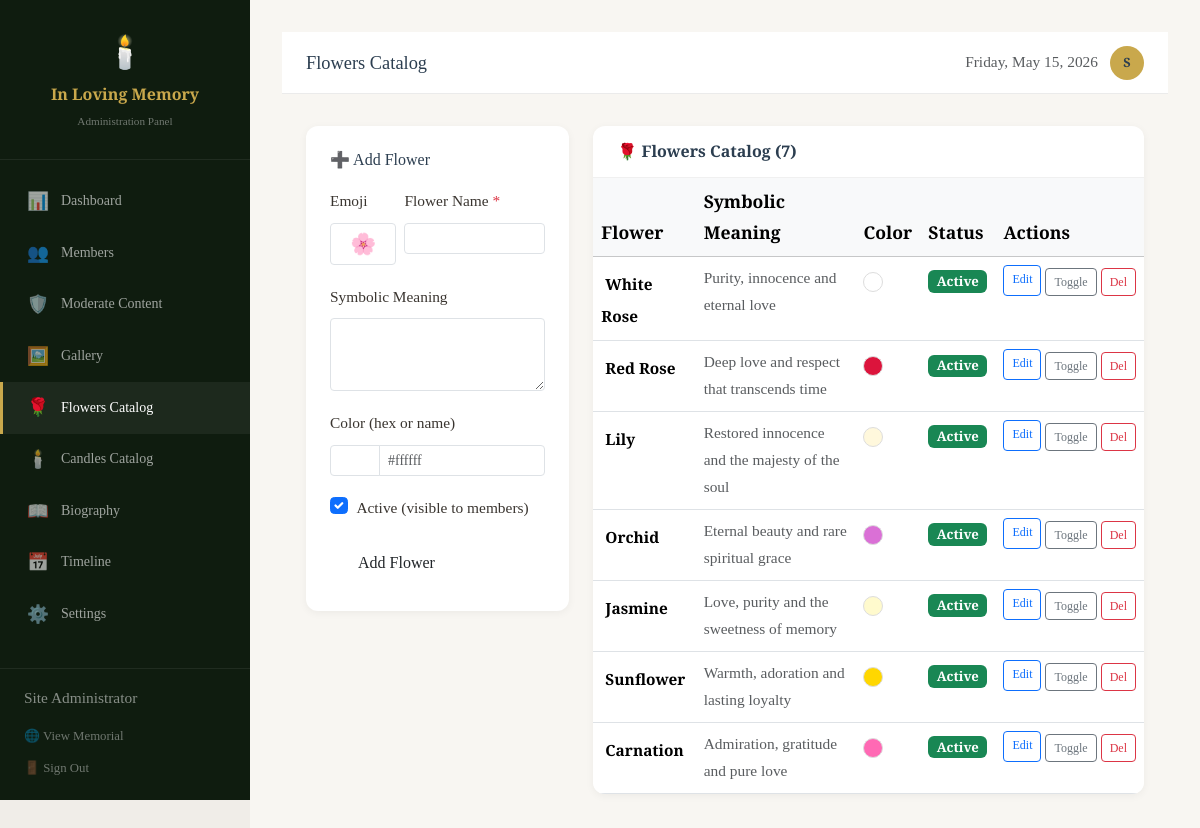
/admin/pages/flowers.php (signed in), run on the app's committed database.
### tables this page shows
CREATE TABLE IF NOT EXISTS `flowers_catalog` (
  `id` INT UNSIGNED AUTO_INCREMENT PRIMARY KEY,
  `flower_name` VARCHAR(80) NOT NULL,
  `symbolic_meaning` TEXT DEFAULT NULL,
  `image` VARCHAR(255) DEFAULT NULL,
  `color` VARCHAR(50) DEFAULT NULL,
  `is_active` TINYINT(1) DEFAULT 1
);

### admin/pages/flowers.php (the view, shortened to what this page needs)
<?php
$db = getDB();
$flowers = $db->query("SELECT * FROM flowers_catalog ORDER BY id ASC")->fetchAll();
$editFlower = null;
include '../includes/header.php';
?>
<div class="row g-4">
    <div class="col-md-4">
        <div class="admin-card p-4">
            <h6 class="mb-3"><?= $editFlower ? '✏️ Edit Flower' : '➕ Add Flower' ?></h6>
            <form method="POST">
                <div class="row g-2 mb-3">
                    <div class="col-4">
                        <label class="form-label small">Emoji</label>
                        <input type="text" name="flower_emoji" class="form-control form-control-sm text-center"
                               style="font-size:1.3rem;" maxlength="10"
                               value="<?= htmlspecialchars($editFlower['flower_emoji'] ?? '🌸') ?>">
                    </div>
                    <div class="col-8">
                        <label class="form-label small">Flower Name <span class="text-danger">*</span></label>
                        <input type="text" name="flower_name" class="form-control form-control-sm" required maxlength="100"
                               value="<?= htmlspecialchars($editFlower['flower_name'] ?? '') ?>">
                    </div>
                </div>
                <div class="mb-3">
                    <label class="form-label small">Symbolic Meaning</label>
                    <textarea name="symbolic_meaning" class="form-control form-control-sm" rows="3"><?= htmlspecialchars($editFlower['symbolic_meaning'] ?? '') ?></textarea>
                </div>
                <div class="mb-3">
                    <label class="form-label small">Color (hex or name)</label>
                    <div class="input-group input-group-sm">
                        <input type="color" name="color" class="form-control form-control-sm form-control-color"
                               value="<?= htmlspecialchars($editFlower['color'] ?? '#ffffff') ?>" style="max-width:50px;">
                        <input type="text" id="colorText" class="form-control form-control-sm"
                               placeholder="#ffffff" value="<?= htmlspecialchars($editFlower['color'] ?? '') ?>">
                    </div>
                </div>
                <div class="form-check mb-3">
                    <input class="form-check-input" type="checkbox" name="is_active" id="fa"
                           <?= ($editFlower['is_active'] ?? 1) ? 'checked' : '' ?>>
                    <label class="form-check-label small" for="fa">Active (visible to members)</label>
                </div>
                <div class="d-flex gap-2">
                    <button type="submit" class="btn btn-memorial flex-grow-1"><?= $editFlower ? 'Save' : 'Add Flower' ?></button>
                </div>
            </form>
        </div>
    </div>
    <div class="col-md-8">
        <div class="admin-card">
            <div class="admin-card-header"><h6>🌹 Flowers Catalog (<?= count($flowers) ?>)</h6></div>
            <div class="table-responsive">
                <table class="table table-hover mb-0">
                    <thead class="table-light">
                        <tr><th>Flower</th><th>Symbolic Meaning</th><th>Color</th><th>Status</th><th>Actions</th></tr>
                    </thead>
                    <tbody>
                    <?php foreach ($flowers as $f): ?>
                    <tr>
                        <td>
                            <span class="fw-semibold small ms-1"><?= htmlspecialchars($f['flower_name']) ?></span>
                        </td>
                        <td class="small text-muted"><?= htmlspecialchars(mb_substr($f['symbolic_meaning']??'',0,50)) ?></td>
                        <td>
                            <span style="display:inline-block;width:20px;height:20px;border-radius:50%;background:<?= htmlspecialchars($f['color']) ?>;border:1px solid #ddd;vertical-align:middle;"></span>
                        </td>
                        <td>
                            <span class="badge <?= $f['is_active']?'bg-success':'bg-secondary' ?>">
                                <?= $f['is_active']?'Active':'Hidden' ?>
                            </span>
                        </td>
                        <td>
                            <div class="d-flex gap-1">
                                <a href="flowers.php?edit=<?= $f['id'] ?>" class="btn btn-sm btn-outline-primary" style="font-size:0.75rem;">Edit</a>
                                <form method="POST">
                                    <button class="btn btn-sm btn-outline-secondary" style="font-size:0.75rem;">Toggle</button>
                                </form>
                                <form method="POST" onsubmit="return confirm('Delete?');">
                                    <button class="btn btn-sm btn-outline-danger" style="font-size:0.75rem;">Del</button>
                                </form>
                            </div>
                        </td>
                    </tr>
                    <?php endforeach; ?>
                    </tbody>
                </table>
            </div>
        </div>
    </div>
</div>
<?php include '../includes/footer.php'; ?>

### assets/css/main.css (style rules this page uses)
:root { --ivory: #FAF8F3; --ivory-dark: #F2EDE3; --ivory-deeper: #E8E0D0; --warm-gray: #8C8478; --warm-gray-lt: #B5AFA6; --warm-gray-dk: #5C5650; --soft-gold: #C9A84C; --gold-light: #E8C97B; --gold-pale: #F5E8C0; --candle: #E8924A; --candle-glow: rgba(232, 146, 74, 0.25); --candle-pale: #FFF3E8; --muted-green: #6B7C5E; --green-pale: #E8F0E3; --deep-blue: #2C3E50; --blue-mid: #3D5A6E; --blue-pale: #E8EDF2; --cream: #FDFAF5; --text-primary: #3A3530; --text-second: #6B6358; --text-light: #9A9088; --white: #FFFFFF; --font-display: 'Cormorant Garamond', Georgia, serif; --font-body: 'Crimson Pro', Georgia, serif; --font-serif: 'EB Garamond', Georgia, serif; --section-pad: clamp(4rem, 8vw, 8rem); --radius-sm: 4px; --radius-md: 8px; --radius-lg: 16px; --radius-xl: 32px; --radius-pill: 999px; --shadow-soft: 0 2px 20px rgba(58, 53, 48, 0.08); --shadow-md: 0 4px 40px rgba(58, 53, 48, 0.12); --shadow-warm: 0 4px 30px rgba(201, 168, 76, 0.15); --ease-slow: cubic-bezier(0.25, 0.46, 0.45, 0.94); --ease-out: cubic-bezier(0.16, 1, 0.3, 1); }
*, *::before, *::after { box-sizing: border-box; margin: 0; padding: 0; }
html { scroll-behavior: smooth; font-size: 16px; }
body { background-color: var(--ivory); color: var(--text-primary); font-family: var(--font-body); font-size: 1.1rem; line-height: 1.75; overflow-x: hidden; -webkit-font-smoothing: antialiased; }
h1, h2, h3, h4, h5, h6 { font-family: var(--font-display); font-weight: 400; line-height: 1.2; color: var(--deep-blue); }
a { color: var(--soft-gold); text-decoration: none; transition: color 0.3s ease; }
.btn-memorial { display: inline-flex; align-items: center; gap: 0.5rem; padding: 0.75rem 1.75rem; border-radius: var(--radius-pill); font-family: var(--font-body); font-size: 1rem; transition: all 0.3s var(--ease-slow); text-decoration: none; cursor: pointer; border: none; }

### admin/includes/header.php (style rules this page uses)
:root { --admin-sidebar-bg: #0f1c0f; --admin-sidebar-width: 250px; }
body { background: #f0ede8; }
.admin-card { background: #fff; border-radius: 12px; box-shadow: 0 2px 8px rgba(0, 0, 0, 0.05); overflow: hidden; }
.admin-card-header { padding: 1rem 1.5rem; border-bottom: 1px solid rgba(0, 0, 0, 0.06); display: flex; align-items: center; justify-content: space-between; }
.admin-card-header h6 { margin: 0; font-weight: 600; }

### data on the page
flowers_catalog: flower_name "White Rose", symbolic_meaning "Purity, innocence and eternal love", is_active "Active"
flowers_catalog: flower_name "Red Rose", symbolic_meaning "Deep love and respect that transcends time", is_active "Active"
flowers_catalog: flower_name "Lily", symbolic_meaning "Restored innocence and the majesty of the soul", is_active "Active"
flowers_catalog: flower_name "Orchid", symbolic_meaning "Eternal beauty and rare spiritual grace", is_active "Active"
flowers_catalog: flower_name "Jasmine", symbolic_meaning "Love, purity and the sweetness of memory", is_active "Active"
flowers_catalog: flower_name "Sunflower", symbolic_meaning "Warmth, adoration and lasting loyalty", is_active "Active"
flowers_catalog: flower_name "Carnation", symbolic_meaning "Admiration, gratitude and pure love", is_active "Active"

### other printed values
$item['icon'] "📊"
$item['label'] "Dashboard"
$item['icon'] "👥"
$item['label'] "Members"
$item['icon'] "🛡️"
$item['label'] "Moderate Content"
$item['icon'] "🖼️"
$item['label'] "Gallery"
$item['icon'] "🌹"
$item['label'] "Flowers Catalog"
$item['icon'] "🕯️"
$item['label'] "Candles Catalog"
$item['icon'] "📖"
$item['label'] "Biography"
$item['icon'] "📅"
